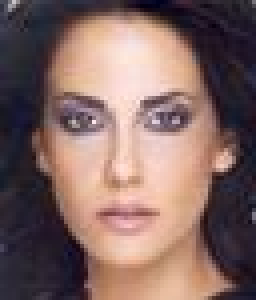
%> input picture Ex8AC/faceA.jpg, 64 x 75 px (shown 4 times larger)
$ octave exercise1.m   (GNU Octave 9; MATLAB toolbox functions it lacks are replaced by stand-ins)
%> lines starting %> are read from the running program, lines starting %| are printed output that depends on the picture
data1 = load('data1.mat', 'dat');
data1 = data1.dat;
data2 = load('data2.mat');
data2 = data2.dat;
data3 = load('data3.mat');
data3 = data3.dat;

classifiers = load('Classifiers.mat');
classifiers = classifiers.classifiers;

faceA = rgb2gray(imread('faceA.jpg'));
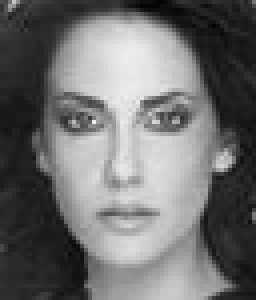
%> faceA: size 75x64 uint8 (shown 4 times larger); min 3, max 238, mean 110.8
faceB = rgb2gray(imread('faceB.jpg'));
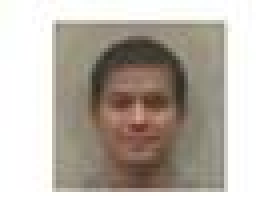
%> input picture Ex8AC/faceB.jpg, 69 x 52 px (shown 4 times larger)
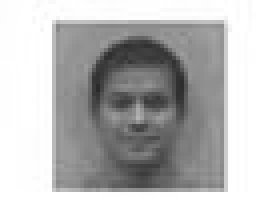
%> faceB: size 52x69 uint8 (shown 4 times larger); min 41, max 255, mean 186.6
faceC = rgb2gray(imread('faceC.jpg'));
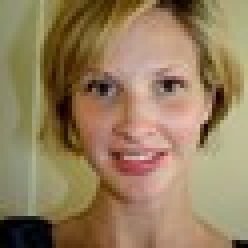
%> input picture Ex8AC/faceC.jpg, 62 x 62 px (shown 4 times larger)
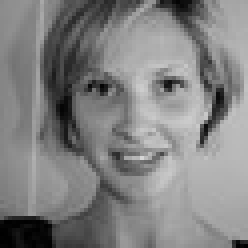
%> faceC: size 62x62 uint8 (shown 4 times larger); min 0, max 214, mean 129.6


% split data1
data1Pos = data1(data1(:,3) == 1, :);
data1Neg = data1(data1(:,3) == -1, :);

% split data2
data2Pos = data2(data2(:,3) == 1, :);
data2Neg = data2(data2(:,3) == -1, :);

% split data3
data3Pos = data3(data3(:,3) == 1, :);
data3Neg = data3(data3(:,3) == -1, :);

subplot(2,2,1);
scatter(data1Pos(:,1), data1Pos(:,2), '+');
hold on;
scatter(data1Neg(:,1), data1Neg(:,2), 'o');
hold off;

subplot(2,2,2);
scatter(data2Pos(:,1), data2Pos(:,2), '+');
hold on;
scatter(data2Neg(:,1), data2Neg(:,2), 'o');
hold off;

subplot(2,2,3);
scatter(data3Pos(:,1), data3Pos(:,2), '+');
hold on;
scatter(data3Neg(:,1), data3Neg(:,2), 'o');
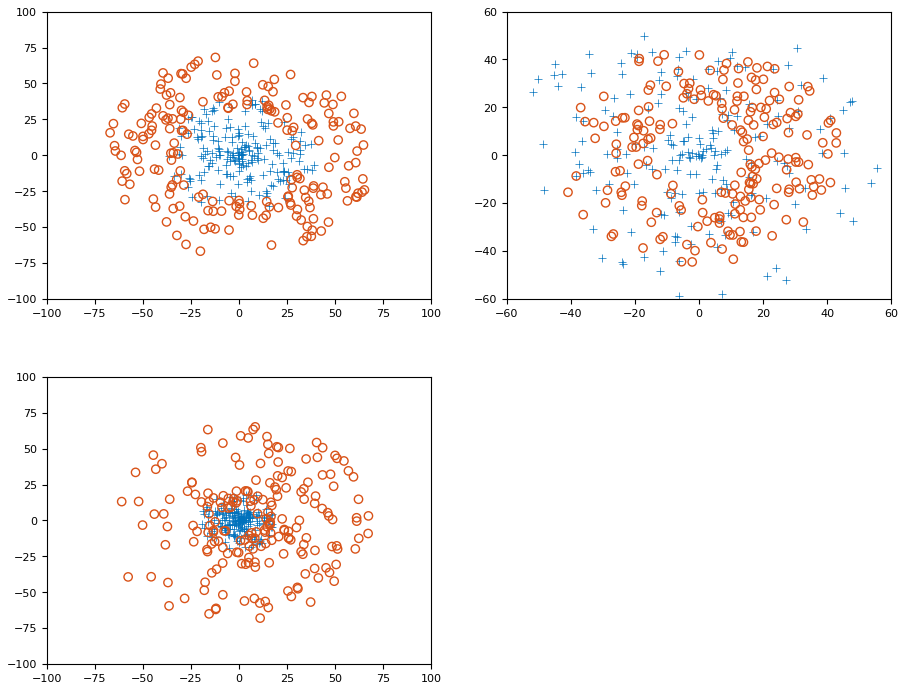
%> figure redrawn from the program's plot data, 3 panels
hold off;
